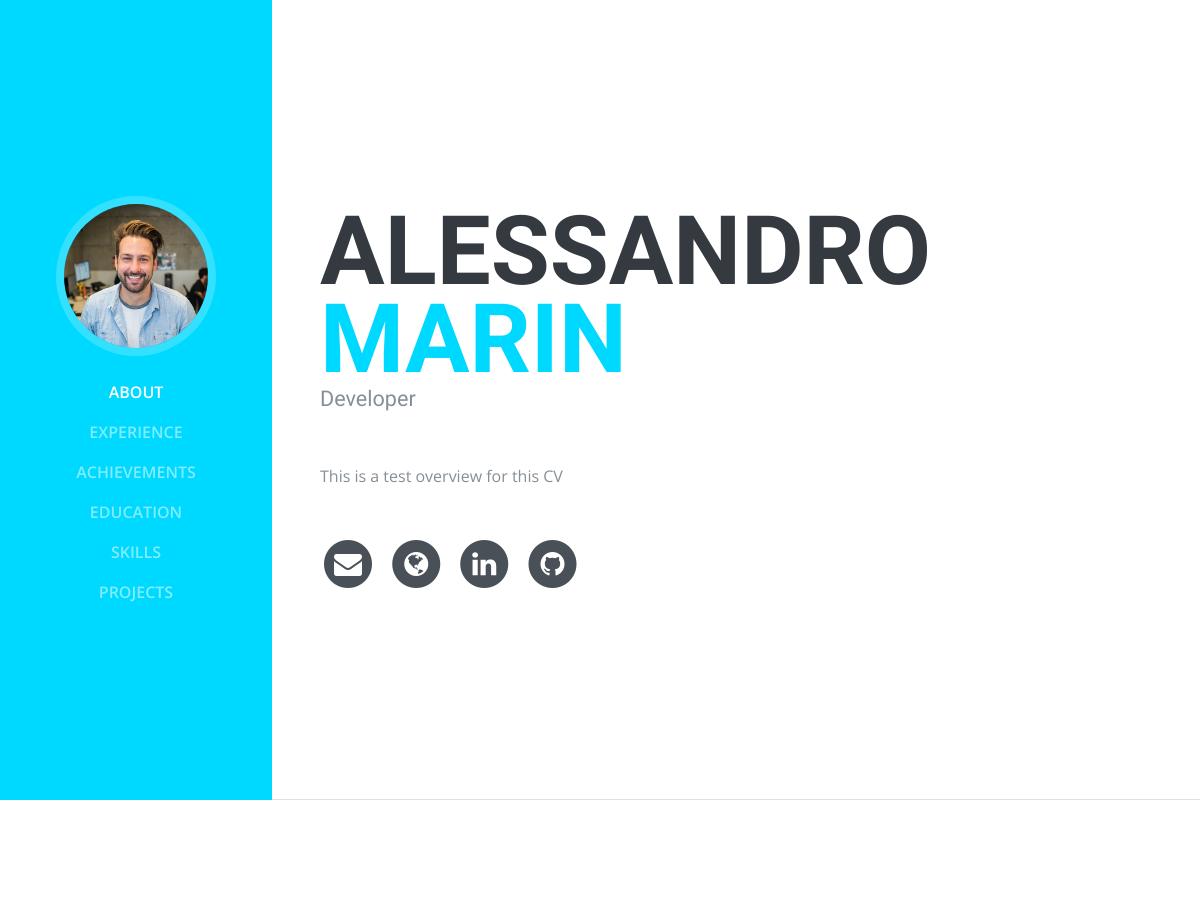
Before: / (upper part) with the older database file.
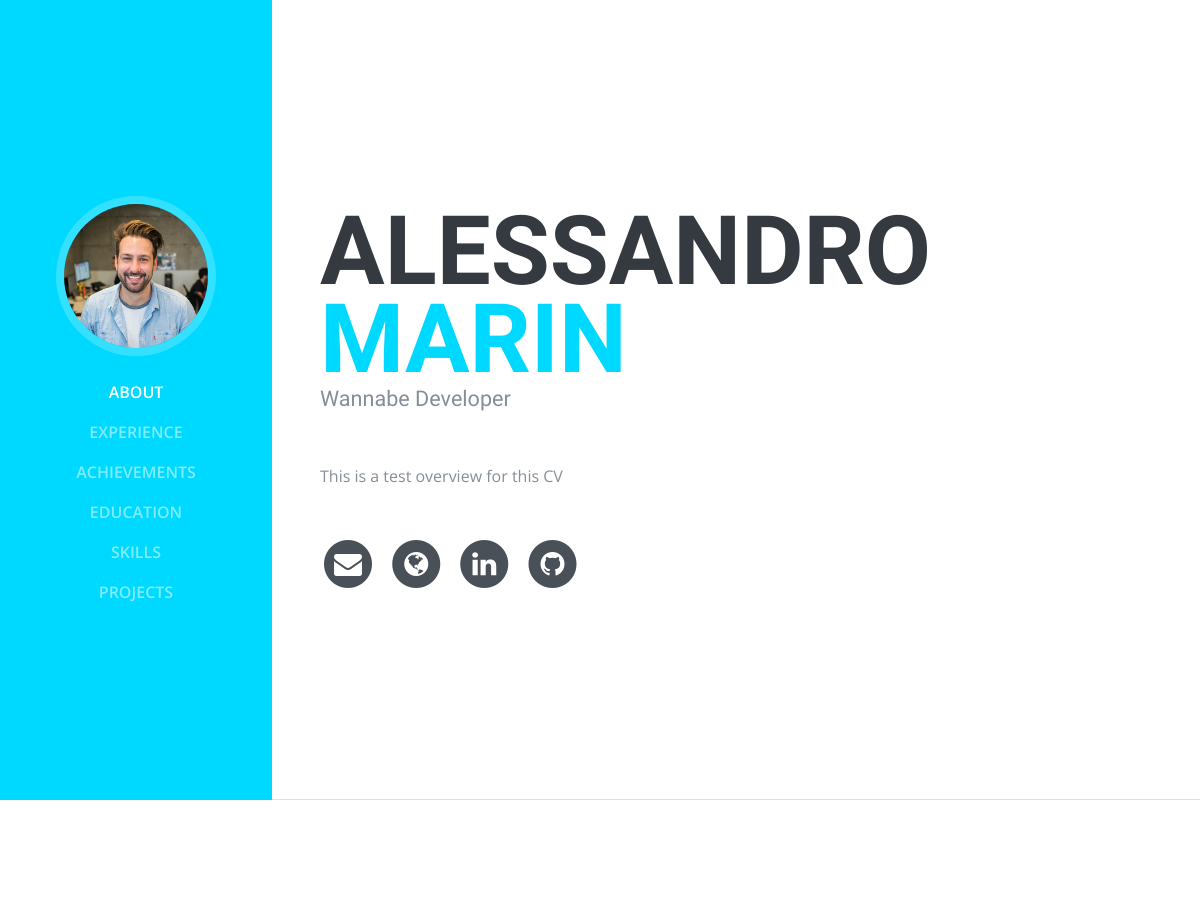
After: the same page with the newer database file.
### resume/models.py (models this page shows, shortened)
class PersonalInfo(models.Model):
    first_name = models.CharField(max_length=255)
    middle_name = models.CharField(max_length=255, blank=True)
    last_name = models.CharField(max_length=255)
    locality = models.CharField(max_length=255, help_text="e.g. city such as Boston")
    region = models.CharField(max_length=255, help_text="e.g. MA or Italy",blank=True)
    title = models.CharField(max_length=255, help_text="e.g. Developer",blank=True)
    email = models.EmailField(blank=True)
    linkedin = models.URLField(blank=True)
    facebook = models.URLField(blank=True)
    github = models.URLField(blank=True)
    site = models.URLField(blank=True)
    twittername = models.CharField(max_length=100, blank=True)
    class Meta:
        verbose_name_plural = "Personal Info"

class Overview(models.Model):
    text = models.TextField()
    class Meta:
        verbose_name_plural = "Overview"

### resume/views.py (the view)
# urls.py: url(r'^$', views.index, name='index'),
def index(request):
    site_name = RequestSite(request).domain
    personal_info = PersonalInfo.objects.all()[:1]
    overview = Overview.objects.all()[:1]
    education = Education.objects.all()
    jobaccomplishment = JobAccomplishment.objects.all()
    hey=Achievement.__dict__
    print(Achievement.__dict__)
    achievement = Achievement.objects.all()
    job_list = Job.objects.all()
    skillset = Skillset.objects.all()
    proglan = ProgrammingLanguage.objects.all()
    language = Language.objects.all()
    project = Project.objects.all()
    return render(request, 'resume/resume.html', {
        'site_name': site_name,
        'personal_info': personal_info,
        'overview' : overview,
        'education' : education,
        'language' : language,
        'achievement' : achievement,
        'job_list' : job_list,
        'skillset' : skillset,
        'proglan' : proglan,
        'project' : project,
    })

### resume/models.py (called while the page is built)
    def formatted_start_date(self):
        return self.start_date.strftime("%b %Y")

    def formatted_end_date(self):
        if (self.end_date == None):
            return "Current"
        else:
            return self.end_date.strftime("%b %Y")

    def formatted_start_date(self):
        if self.start_date is None:
            return None
        return self.start_date.strftime("%b %Y")

    def formatted_end_date(self):
        if self.is_current == True or self.end_date is None:
            return "Current"
        else:
            return self.end_date.strftime("%b %Y")

### resume/templates/resume/resume.html (shortened to what this page needs)
{% extends "resume/base.html" %}
{% block sideNav %}
{% load static %}
<nav class="navbar navbar-expand-lg navbar-dark bg-primary fixed-top" id="sideNav">
  <a class="navbar-brand js-scroll-trigger" href="#page-top">
    <span class="d-none d-lg-block">
      <img class="img-fluid img-profile rounded-circle mx-auto mb-2" src="{% static 'resume/img/profile.jpg' %}" alt="">
    </span>
  </a>
  <div class="collapse navbar-collapse" id="navbarSupportedContent">
    <ul class="navbar-nav">
      <li class="nav-item">
        <a class="nav-link js-scroll-trigger" href="#about">About</a>
      </li>
      <li class="nav-item">
        <a class="nav-link js-scroll-trigger" href="#experience">Experience</a>
      </li>
      <li class="nav-item">
        <a class="nav-link js-scroll-trigger" href="#achievements">Achievements</a>
      </li>
      <li class="nav-item">
        <a class="nav-link js-scroll-trigger" href="#education">Education</a>
      </li>
      <li class="nav-item">
        <a class="nav-link js-scroll-trigger" href="#skills">Skills</a>
      </li>
      <li class="nav-item">
        <a class="nav-link js-scroll-trigger" href="#projects">Projects</a>
      </li>
    </ul>
  </div>
</nav>
{% endblock %}
{% block content %}
{% with personal_info|first as pinfo %}
<div class="container-fluid p-0">
  <section class="resume-section p-3 p-lg-5 d-flex d-column" id="about">
    <div class="my-auto">
      <h1 class="mb-0">{{ pinfo.first_name }} {{ pinfo.middle_name }}
        <span class="text-primary">{{ pinfo.last_name}}</span>
      </h1>
      <div class="subheading mb-5">{{pinfo.title}}
      </div>
      {% with overview|first as overview %}
      <p class="mb-5">{{ overview.text|safe }}</p>
      {% endwith %}
      <ul class="list-inline list-social-icons mb-0">
        {% if pinfo.email %}
        <li class="list-inline-item">
          <a href="{{pinfo.email}}" target="_blank">
            <span class="fa-stack fa-lg">
              <i class="fa fa-circle fa-stack-2x"></i>
              <i class="fa fa-envelope fa-stack-1x fa-inverse"></i>
            </span>
          </a>
        </li>
        {% endif %}
        {% if pinfo.site %}
        <li class="list-inline-item" target="_blank">
          <a href="{{pinfo.site}}" target="_blank">
            <span class="fa-stack fa-lg">
              <i class="fa fa-circle fa-stack-2x"></i>
              <i class="fa fa-globe fa-stack-1x fa-inverse"></i>
            </span>
          </a>
        </li>
        {% endif %}
        {% if pinfo.linkedin %}
        <li class="list-inline-item">
          <a href="{{pinfo.linkedin}}" target="_blank">
            <span class="fa-stack fa-lg">
              <i class="fa fa-circle fa-stack-2x"></i>
              <i class="fa fa-linkedin fa-stack-1x fa-inverse"></i>
            </span>
          </a>
        </li>
        {% endif %}
        {% if pinfo.github %}
        <li class="list-inline-item">
          <a href="{{pinfo.github}}" target="_blank">
            <span class="fa-stack fa-lg">
              <i class="fa fa-circle fa-stack-2x"></i>
              <i class="fa fa-github fa-stack-1x fa-inverse"></i>
            </span>
          </a>
        </li>
        {% endif %}
      </ul>
    </div>
  </section>
  <section class="resume-section p-3 p-lg-5 d-flex flex-column" id="experience">
  </section>
      {% regroup proglan|dictsortreversed:"level" by level as level_list %}
      {% regroup language|dictsortreversed:"level" by level as level_list %}
</div>
{% endwith %}
{% endblock %}

### resume/templates/resume/base.html (shortened to what this page needs)
<!DOCTYPE html>
<html lang="en">
{% load static %}
  <head>
    <link href="{% static 'resume/vendor/bootstrap/css/bootstrap.min.css' %}" rel="stylesheet">
    <link href="{% static 'resume/vendor/font-awesome/css/font-awesome.min.css' %}" rel="stylesheet">
    <link href="{% static 'resume/vendor/devicons/css/devicons.min.css' %}" rel="stylesheet">
    <link href="{% static 'resume/vendor/simple-line-icons/css/simple-line-icons.css' %}" rel="stylesheet">
    <link href="{% static 'resume/css/resume.min.css' %}" rel="stylesheet">
    <link href="{% static 'resume/css/resume2.css' %}" rel="stylesheet">
  </head>
  <body id="page-top">
    {% block sideNav %}
    {% endblock %}
    {% block content %}
    {% endblock %}
  </body>
</html>

### resume/static/resume/css/resume2.css (style rules this page uses)
.subheading { text-transform: none; }
.subheading { text-transform:none;font-weight:500;font-family:'Saira Extra Condensed',serif;font-size:1.35rem }
.bg-primary { background-color:rgb(0, 217, 255)!important }
.text-primary { color:rgb(0, 217, 255)!important }
a { color:rgb(0, 217, 255) }

Changed rows visible on the page:
changed PersonalInfo "ALESSANDRO": title "Developer" → "Wannabe Developer"
